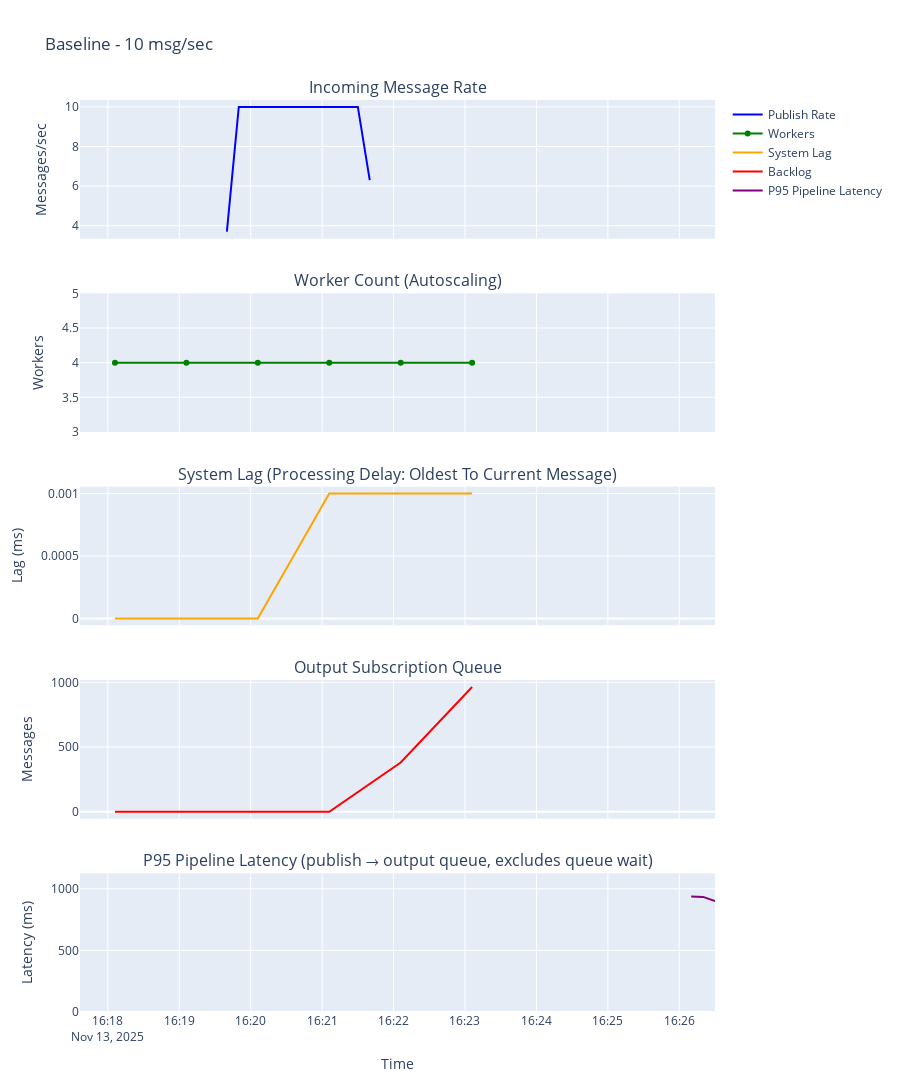
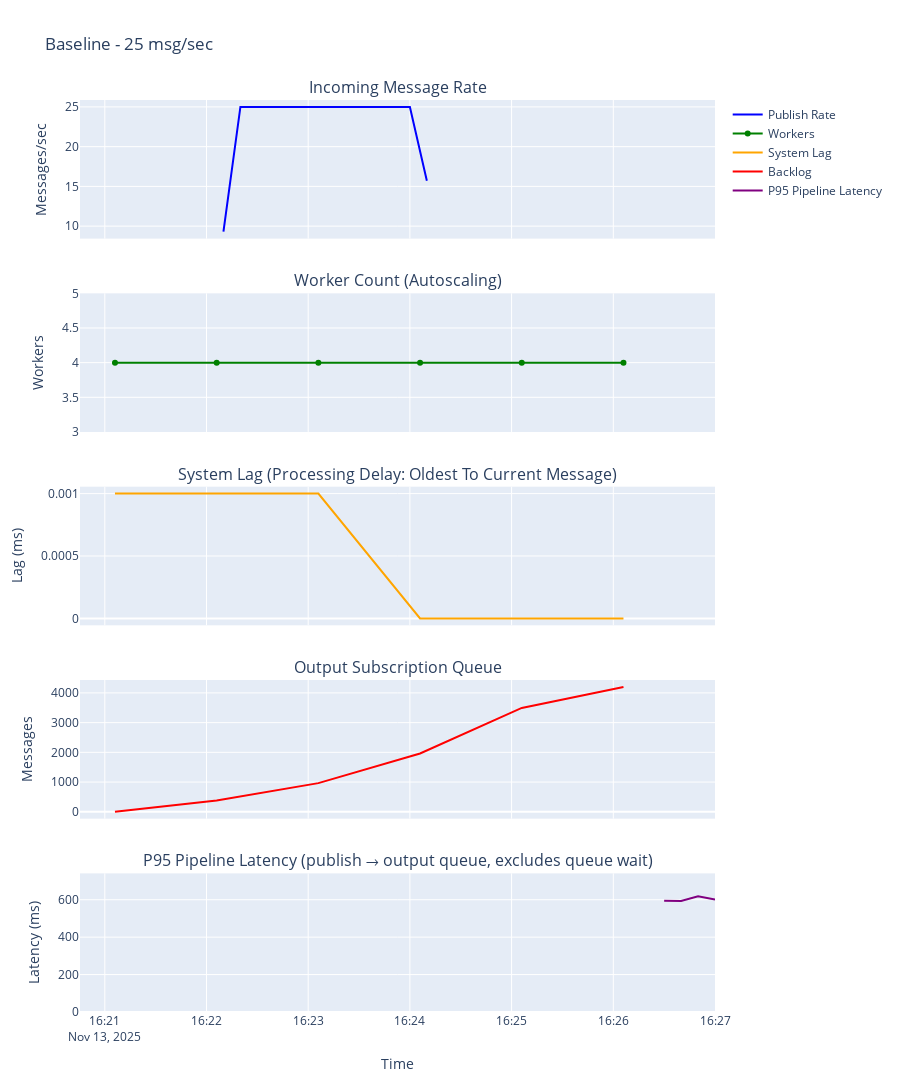

Notebook code for these charts, in order:
### Markdown cell above
### 📊 How to Read the VisualizationThe timeline visualization below shows 5 panels that track different aspects of pipeline performance. Here's what each panel tells you:#### **Panel 1: Incoming Message Rate**- **What it shows:** Messages published per second to the input Pub/Sub topic- **What to look for:**  - Flat line = steady rate (good for controlled testing)  - Spikes = burst traffic  - Gradual increase = ramp test pattern- **Interpretation:** This is your **input load** - what you're sending to the pipeline#### **Panel 2: Worker Count (Autoscaling)**- **What it shows:** Number of active Dataflow workers over time- **What to look for:**  - Flat line = no autoscaling needed  - Step up = autoscaling triggered (workers being added)  - Step down = scale-down (workers being removed after low load period)- **Interpretation:** Shows when pipeline capacity changes. Worker provisioning takes **2-4 minutes**, so you'll see a delay between load increase and worker scale-up.#### **Panel 3: System Lag (Processing Delay: Oldest To Current Message)**- **What it shows:** How far behind real-time the pipeline is processing (in milliseconds)- **What to look for:**  - Near-zero lag = pipeline keeping up with real-time  - Increasing lag = pipeline falling behind  - High lag (>60s) = serious capacity issues- **Interpretation:** This is your **real-time health indicator**. Rising lag means you need more workers or better machine type.#### **Panel 4: Output Subscription Queue**- **What it shows:** Number of messages waiting in the output Pub/Sub subscription- **What to look for:**  - Zero or low = messages being consumed quickly  - Linearly increasing = messages accumulating (expected during testing)  - Very high (>10,000) = potential capacity issues- **Interpretation:** This backlog includes **both** pipeline processing queue AND messages waiting for the test framework to pull them. During tests, this will grow because we're not consuming as fast as we're producing.#### **Panel 5: P95 Pipeline Latency (publish → output queue, excludes queue wait)**- **What it shows:** 95th percentile latency from message publish to arriving in output queue- **What to look for:**  - Steady line = consistent performance  - Gradual increase = latency degrading under load  - Spikes at test end = shutdown artifacts (normal)- **Interpretation:** This is your **actual pipeline performance metric** - the one you care about most. It excludes the time messages sit in the queue waiting for the test to pull them.- **Y-axis note:** The axis is auto-scaled to focus on steady-state latency using the 99th percentile. Very high spikes (like test shutdown) may be clipped but won't distort the main trend.---**💡 Key Insights to Extract:**1. **When does autoscaling trigger?** → Look for worker count step-up in Panel 22. **What's the latency at different loads?** → Compare Panel 5 across different message rates in Panel 13. **Is the pipeline keeping up?** → Panel 3 system lag should stay near zero4. **Where's the bottleneck?** → If latency is high but system lag is low, it's windowing. If system lag is high, it's processing capacity.

### Code cell
# Visualize Phase 1 - Individual test timelinesfor i, (result, latency_df) in enumerate(zip(phase1_results, phase1_latencies)):    test_config = BASELINE_TESTS[i]        # Collect metrics for this specific test    test_metrics = metrics_collector.collect_combined_metrics(        start_time=result['start_time'],        end_time=result['end_time'],        resolution_seconds=10    )        fig = plot_combined_timeline(        test_results=result,        combined_metrics=test_metrics,        latency_df=latency_df,        test_name=test_config['name']    )    fig.show()

### Figure 1 — Plotly figure (JSON) as saved in the notebook; plotly's stock layout.template omitted (floating-point values rounded to 4 significant figures)
{"data": [{"line": {"color": "blue", "width": 2}, "mode": "lines", "name": "Publish Rate", "type": "scatter", "x": ["2025-11-13T16:19:40", "2025-11-13T16:19:50", "2025-11-13T16:20:00", "2025-11-13T16:20:10", "2025-11-13T16:20:20", "2025-11-13T16:20:30", "2025-11-13T16:20:40", "2025-11-13T16:20:50", "2025-11-13T16:21:00", "2025-11-13T16:21:10", "2025-11-13T16:21:20", "2025-11-13T16:21:30", "2025-11-13T16:21:40"], "xaxis": "x", "y": [3.7, 10.0, 10.0, 10.0, 10.0, 10.0, 10.0, 10.0, 10.0, 10.0, 10.0, 10.0, 6.3], "yaxis": "y"}, {"line": {"color": "green", "width": 2}, "marker": {"size": 6}, "mode": "lines+markers", "name": "Workers", "type": "scatter", "x": ["2025-11-13T16:18:06", "2025-11-13T16:19:06", "2025-11-13T16:20:06", "2025-11-13T16:21:06", "2025-11-13T16:22:06", "2025-11-13T16:23:06"], "xaxis": "x2", "y": [4.0, 4.0, 4.0, 4.0, 4.0, 4.0], "yaxis": "y2"}, {"line": {"color": "orange", "width": 2}, "mode": "lines", "name": "System Lag", "type": "scatter", "x": ["2025-11-13T16:18:06", "2025-11-13T16:19:06", "2025-11-13T16:20:06", "2025-11-13T16:21:06", "2025-11-13T16:22:06", "2025-11-13T16:23:06"], "xaxis": "x3", "y": [0.0, 0.0, 0.0, 0.001, 0.001, 0.001], "yaxis": "y3"}, {"line": {"color": "red", "width": 2}, "mode": "lines", "name": "Backlog", "type": "scatter", "x": ["2025-11-13T16:18:06", "2025-11-13T16:19:06", "2025-11-13T16:20:06", "2025-11-13T16:21:06", "2025-11-13T16:22:06", "2025-11-13T16:23:06"], "xaxis": "x4", "y": [1.0, 1.0, 1.0, 1.0, 381.0, 964.0], "yaxis": "y4"}, {"line": {"color": "purple", "width": 2}, "mode": "lines", "name": "P95 Pipeline Latency", "type": "scatter", "x": ["2025-11-13T16:26:10", "2025-11-13T16:26:20", "2025-11-13T16:26:30"], "xaxis": "x5", "y": [938.2, 934.7, 900.9], "yaxis": "y5"}], "layout": {"annotations": [{"font": {"size": 16}, "showarrow": false, "text": "Incoming Message Rate", "x": 0.5, "xanchor": "center", "xref": "paper", "y": 1, "yanchor": "bottom", "yref": "paper"}, {"font": {"size": 16}, "showarrow": false, "text": "Worker Count (Autoscaling)", "x": 0.5, "xanchor": "center", "xref": "paper", "y": 0.788, "yanchor": "bottom", "yref": "paper"}, {"font": {"size": 16}, "showarrow": false, "text": "System Lag (Processing Delay: Oldest To Current Message)", "x": 0.5, "xanchor": "center", "xref": "paper", "y": 0.576, "yanchor": "bottom", "yref": "paper"}, {"font": {"size": 16}, "showarrow": false, "text": "Output Subscription Queue", "x": 0.5, "xanchor": "center", "xref": "paper", "y": 0.364, "yanchor": "bottom", "yref": "paper"}, {"font": {"size": 16}, "showarrow": false, "text": "P95 Pipeline Latency (publish → output queue, excludes queue wait)", "x": 0.5, "xanchor": "center", "xref": "paper", "y": 0.152, "yanchor": "bottom", "yref": "paper"}], "height": 1200, "hovermode": "x unified", "showlegend": true, "title": {"text": "Baseline - 10 msg/sec"}, "xaxis": {"anchor": "y", "domain": [0, 1], "matches": "x5", "showticklabels": false}, "xaxis2": {"anchor": "y2", "domain": [0, 1], "matches": "x5", "showticklabels": false}, "xaxis3": {"anchor": "y3", "domain": [0, 1], "matches": "x5", "showticklabels": false}, "xaxis4": {"anchor": "y4", "domain": [0, 1], "matches": "x5", "showticklabels": false}, "xaxis5": {"anchor": "y5", "domain": [0, 1], "title": {"text": "Time"}}, "yaxis": {"anchor": "x", "domain": [0.848, 1], "title": {"text": "Messages/sec"}}, "yaxis2": {"anchor": "x2", "domain": [0.636, 0.788], "title": {"text": "Workers"}}, "yaxis3": {"anchor": "x3", "domain": [0.424, 0.576], "title": {"text": "Lag (ms)"}}, "yaxis4": {"anchor": "x4", "domain": [0.212, 0.364], "title": {"text": "Messages"}}, "yaxis5": {"anchor": "x5", "domain": [0, 0.152], "range": [0, 1126.0], "title": {"text": "Latency (ms)"}}}}

### Figure 2 — Plotly figure (JSON) as saved in the notebook; plotly's stock layout.template omitted (floating-point values rounded to 4 significant figures)
{"data": [{"line": {"color": "blue", "width": 2}, "mode": "lines", "name": "Publish Rate", "type": "scatter", "x": ["2025-11-13T16:22:10", "2025-11-13T16:22:20", "2025-11-13T16:22:30", "2025-11-13T16:22:40", "2025-11-13T16:22:50", "2025-11-13T16:23:00", "2025-11-13T16:23:10", "2025-11-13T16:23:20", "2025-11-13T16:23:30", "2025-11-13T16:23:40", "2025-11-13T16:23:50", "2025-11-13T16:24:00", "2025-11-13T16:24:10"], "xaxis": "x", "y": [9.3, 25.0, 25.0, 25.0, 25.0, 25.0, 25.0, 25.0, 25.0, 25.0, 25.0, 25.0, 15.7], "yaxis": "y"}, {"line": {"color": "green", "width": 2}, "marker": {"size": 6}, "mode": "lines+markers", "name": "Workers", "type": "scatter", "x": ["2025-11-13T16:21:06", "2025-11-13T16:22:06", "2025-11-13T16:23:06", "2025-11-13T16:24:06", "2025-11-13T16:25:06", "2025-11-13T16:26:06"], "xaxis": "x2", "y": [4.0, 4.0, 4.0, 4.0, 4.0, 4.0], "yaxis": "y2"}, {"line": {"color": "orange", "width": 2}, "mode": "lines", "name": "System Lag", "type": "scatter", "x": ["2025-11-13T16:21:06", "2025-11-13T16:22:06", "2025-11-13T16:23:06", "2025-11-13T16:24:06", "2025-11-13T16:25:06", "2025-11-13T16:26:06"], "xaxis": "x3", "y": [0.001, 0.001, 0.001, 0.0, 0.0, 0.0], "yaxis": "y3"}, {"line": {"color": "red", "width": 2}, "mode": "lines", "name": "Backlog", "type": "scatter", "x": ["2025-11-13T16:21:06", "2025-11-13T16:22:06", "2025-11-13T16:23:06", "2025-11-13T16:24:06", "2025-11-13T16:25:06", "2025-11-13T16:26:06"], "xaxis": "x4", "y": [1.0, 381.0, 964.0, 1962.0, 3494.0, 4201.0], "yaxis": "y4"}, {"line": {"color": "purple", "width": 2}, "mode": "lines", "name": "P95 Pipeline Latency", "type": "scatter", "x": ["2025-11-13T16:26:30", "2025-11-13T16:26:40", "2025-11-13T16:26:50", "2025-11-13T16:27:00"], "xaxis": "x5", "y": [594.4, 593.3, 617.9, 600.9], "yaxis": "y5"}], "layout": {"annotations": [{"font": {"size": 16}, "showarrow": false, "text": "Incoming Message Rate", "x": 0.5, "xanchor": "center", "xref": "paper", "y": 1, "yanchor": "bottom", "yref": "paper"}, {"font": {"size": 16}, "showarrow": false, "text": "Worker Count (Autoscaling)", "x": 0.5, "xanchor": "center", "xref": "paper", "y": 0.788, "yanchor": "bottom", "yref": "paper"}, {"font": {"size": 16}, "showarrow": false, "text": "System Lag (Processing Delay: Oldest To Current Message)", "x": 0.5, "xanchor": "center", "xref": "paper", "y": 0.576, "yanchor": "bottom", "yref": "paper"}, {"font": {"size": 16}, "showarrow": false, "text": "Output Subscription Queue", "x": 0.5, "xanchor": "center", "xref": "paper", "y": 0.364, "yanchor": "bottom", "yref": "paper"}, {"font": {"size": 16}, "showarrow": false, "text": "P95 Pipeline Latency (publish → output queue, excludes queue wait)", "x": 0.5, "xanchor": "center", "xref": "paper", "y": 0.152, "yanchor": "bottom", "yref": "paper"}], "height": 1200, "hovermode": "x unified", "showlegend": true, "title": {"text": "Baseline - 25 msg/sec"}, "xaxis": {"anchor": "y", "domain": [0, 1], "matches": "x5", "showticklabels": false}, "xaxis2": {"anchor": "y2", "domain": [0, 1], "matches": "x5", "showticklabels": false}, "xaxis3": {"anchor": "y3", "domain": [0, 1], "matches": "x5", "showticklabels": false}, "xaxis4": {"anchor": "y4", "domain": [0, 1], "matches": "x5", "showticklabels": false}, "xaxis5": {"anchor": "y5", "domain": [0, 1], "title": {"text": "Time"}}, "yaxis": {"anchor": "x", "domain": [0.848, 1], "title": {"text": "Messages/sec"}}, "yaxis2": {"anchor": "x2", "domain": [0.636, 0.788], "title": {"text": "Workers"}}, "yaxis3": {"anchor": "x3", "domain": [0.424, 0.576], "title": {"text": "Lag (ms)"}}, "yaxis4": {"anchor": "x4", "domain": [0.212, 0.364], "title": {"text": "Messages"}}, "yaxis5": {"anchor": "x5", "domain": [0, 0.152], "range": [0, 740.8], "title": {"text": "Latency (ms)"}}}}
